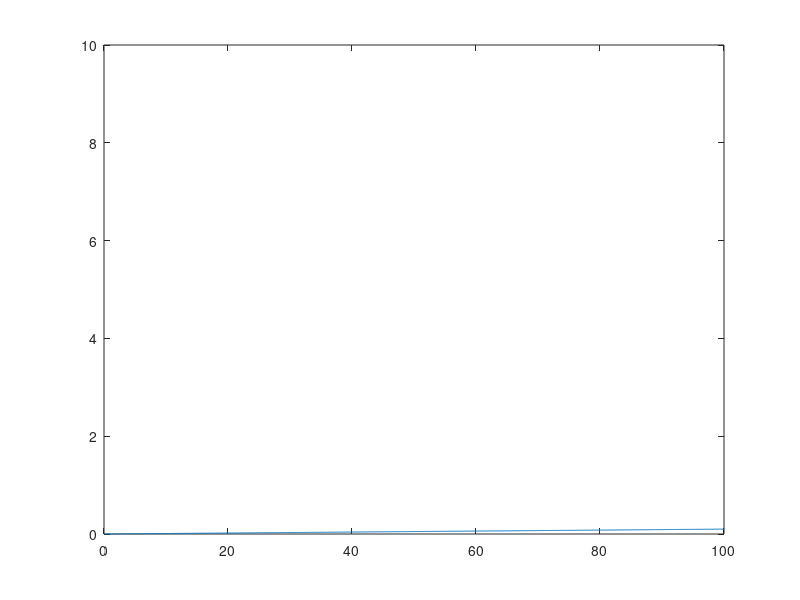

Reproduce this figure in MATLAB. (Note: this script raises an error after producing the figure.)
function demo_gif()
filename = './clock.gif';
x = 0:0.1:100;
for i = 1:100
    plot(x,i*x/1000);
    ylim([0 10])
    save_gif(filename,i)
end

end
function save_gif(filename,n)
frame = getframe;
im = frame2im(frame);
[imind,cm] = rgb2ind(im,256);
% Write to the GIF File
if n == 1
    imwrite(imind,cm,filename,'gif', 'Loopcount',inf);
else
    imwrite(imind,cm,filename,'gif','WriteMode','append');
end

end